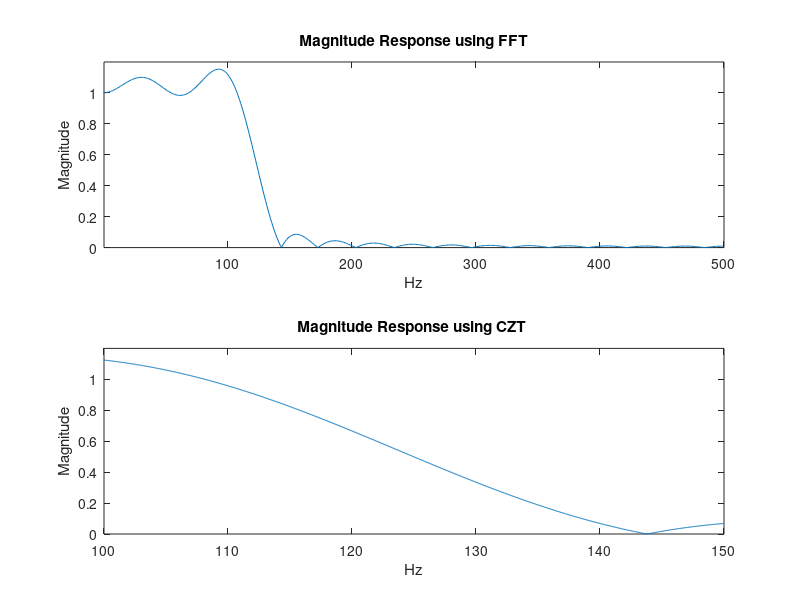

Recreate this plot in MATLAB.
randn('state',0);
x = randn(1013,1);
y = czt(x);
h = fir1(30,125/500,rectwin(31));
fs = 1000; f1 = 100; f2 = 150;     % in hertz
m = 1024;
w = exp(-j*2*pi*(f2-f1)/(m*fs));
a = exp(j*2*pi*f1/fs);
y = fft(h,1000);
z = czt(h,m,w,a);
fy = (0:length(y)-1)'*1000/length(y); 
fz = ((0:length(z)-1)'*(f2-f1)/length(z)) + f1;
subplot(211);
plot(fy(1:500),abs(y(1:500))); axis([1 500 0 1.2])
xlabel('Hz'); ylabel('Magnitude');
title('Magnitude Response using FFT')
subplot(212);
plot(fz,abs(z)); axis([f1 f2 0 1.2])
xlabel('Hz'); ylabel('Magnitude');
title('Magnitude Response using CZT ')
